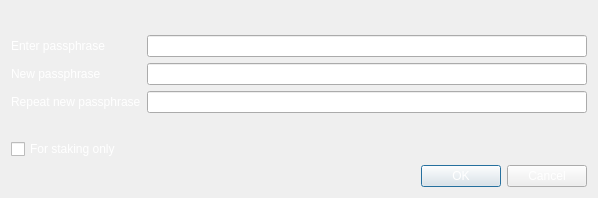
<?xml version="1.0" encoding="UTF-8"?>
<ui version="4.0">
 <class>AskPassphraseDialog</class>
 <widget class="QDialog" name="AskPassphraseDialog">
  <property name="geometry">
   <rect>
    <x>0</x>
    <y>0</y>
    <width>598</width>
    <height>198</height>
   </rect>
  </property>
  <property name="sizePolicy">
   <sizepolicy hsizetype="Preferred" vsizetype="Minimum">
    <horstretch>0</horstretch>
    <verstretch>0</verstretch>
   </sizepolicy>
  </property>
  <property name="minimumSize">
   <size>
    <width>550</width>
    <height>0</height>
   </size>
  </property>
  <property name="windowTitle">
   <string>Passphrase Dialog</string>
  </property>
  <property name="styleSheet">
   <string notr="true">background-image: url(:/images/bkg2);
color: rgb(255, 255, 255);</string>
  </property>
  <layout class="QVBoxLayout" name="verticalLayout">
   <item>
    <widget class="QLabel" name="warningLabel">
     <property name="textFormat">
      <enum>Qt::RichText</enum>
     </property>
     <property name="wordWrap">
      <bool>true</bool>
     </property>
    </widget>
   </item>
   <item>
    <layout class="QFormLayout" name="formLayout">
     <property name="fieldGrowthPolicy">
      <enum>QFormLayout::AllNonFixedFieldsGrow</enum>
     </property>
     <item row="0" column="0">
      <widget class="QLabel" name="passLabel1">
       <property name="text">
        <string>Enter passphrase</string>
       </property>
      </widget>
     </item>
     <item row="0" column="1">
      <widget class="QLineEdit" name="passEdit1">
       <property name="echoMode">
        <enum>QLineEdit::Password</enum>
       </property>
      </widget>
     </item>
     <item row="1" column="0">
      <widget class="QLabel" name="passLabel2">
       <property name="text">
        <string>New passphrase</string>
       </property>
      </widget>
     </item>
     <item row="1" column="1">
      <widget class="QLineEdit" name="passEdit2">
       <property name="echoMode">
        <enum>QLineEdit::Password</enum>
       </property>
      </widget>
     </item>
     <item row="2" column="0">
      <widget class="QLabel" name="passLabel3">
       <property name="text">
        <string>Repeat new passphrase</string>
       </property>
      </widget>
     </item>
     <item row="2" column="1">
      <widget class="QLineEdit" name="passEdit3">
       <property name="echoMode">
        <enum>QLineEdit::Password</enum>
       </property>
      </widget>
     </item>
     <item row="3" column="1">
      <widget class="QLabel" name="capsLabel">
       <property name="font">
        <font>
         <weight>75</weight>
         <bold>true</bold>
        </font>
       </property>
       <property name="text">
        <string/>
       </property>
       <property name="alignment">
        <set>Qt::AlignCenter</set>
       </property>
      </widget>
     </item>
     <item row="4" column="0">
      <widget class="QCheckBox" name="stakingCheckBox">
       <property name="enabled">
        <bool>true</bool>
       </property>
       <property name="visible">
        <bool>false</bool>
       </property>
       <property name="toolTip">
        <string>Serves to disable the trivial sendmoney when OS account compromised. Provides no real security.</string>
       </property>
       <property name="text">
        <string>For staking only</string>
       </property>
      </widget>
     </item>
    </layout>
   </item>
   <item>
    <widget class="QDialogButtonBox" name="buttonBox">
     <property name="orientation">
      <enum>Qt::Horizontal</enum>
     </property>
     <property name="standardButtons">
      <set>QDialogButtonBox::Cancel|QDialogButtonBox::Ok</set>
     </property>
    </widget>
   </item>
  </layout>
 </widget>
 <resources/>
 <connections>
  <connection>
   <sender>buttonBox</sender>
   <signal>accepted()</signal>
   <receiver>AskPassphraseDialog</receiver>
   <slot>accept()</slot>
   <hints>
    <hint type="sourcelabel">
     <x>248</x>
     <y>254</y>
    </hint>
    <hint type="destinationlabel">
     <x>157</x>
     <y>274</y>
    </hint>
   </hints>
  </connection>
  <connection>
   <sender>buttonBox</sender>
   <signal>rejected()</signal>
   <receiver>AskPassphraseDialog</receiver>
   <slot>reject()</slot>
   <hints>
    <hint type="sourcelabel">
     <x>316</x>
     <y>260</y>
    </hint>
    <hint type="destinationlabel">
     <x>286</x>
     <y>274</y>
    </hint>
   </hints>
  </connection>
 </connections>
</ui>
